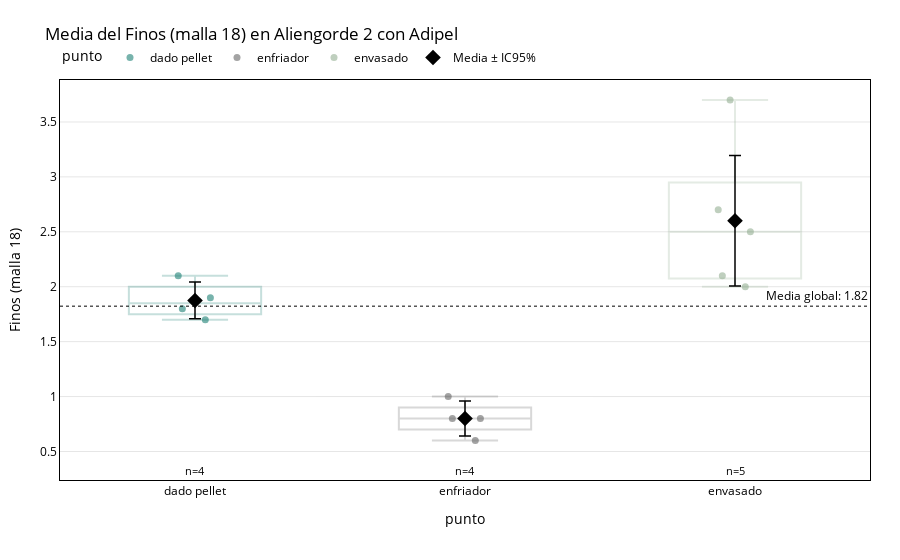

The notebook cell saved with this chart:
### Code cell
stripplot_con_medias_pro(
    con_punto,
    title='Media del Finos (malla 18) en Aliengorde 2 con Adipel',
    categoria="punto",
    values="Finos (malla 18)",
    #filename=f"{ROOT_IMAGEN}/stripplot_finos_18.html",
)

### Figure 1 — Plotly figure (JSON) as saved in the notebook; plotly's stock layout.template omitted (floating-point values rounded to 4 significant figures)
{"data": [{"alignmentgroup": "True", "boxpoints": "all", "fillcolor": "rgba(255,255,255,0)", "hoveron": "points", "hovertemplate": "<b>Finos (malla 18)</b>: %{y:.2f}<br>punto: %{x}<extra></extra>", "legendgroup": "dado pellet", "line": {"color": "rgba(255,255,255,0)"}, "marker": {"color": "#1C8074", "line": {"width": 0}, "opacity": 0.6, "size": 7}, "name": "dado pellet", "offsetgroup": "dado pellet", "orientation": "v", "pointpos": 0, "showlegend": true, "type": "box", "x": ["dado pellet", "dado pellet", "dado pellet", "dado pellet"], "x0": " ", "xaxis": "x", "y": [1.8, 1.7, 2.1, 1.9], "y0": " ", "yaxis": "y"}, {"alignmentgroup": "True", "boxpoints": "all", "fillcolor": "rgba(255,255,255,0)", "hoveron": "points", "hovertemplate": "<b>Finos (malla 18)</b>: %{y:.2f}<br>punto: %{x}<extra></extra>", "legendgroup": "enfriador", "line": {"color": "rgba(255,255,255,0)"}, "marker": {"color": "#666666", "line": {"width": 0}, "opacity": 0.6, "size": 7}, "name": "enfriador", "offsetgroup": "enfriador", "orientation": "v", "pointpos": 0, "showlegend": true, "type": "box", "x": ["enfriador", "enfriador", "enfriador", "enfriador"], "x0": " ", "xaxis": "x", "y": [1, 0.6, 0.8, 0.8], "y0": " ", "yaxis": "y"}, {"alignmentgroup": "True", "boxpoints": "all", "fillcolor": "rgba(255,255,255,0)", "hoveron": "points", "hovertemplate": "<b>Finos (malla 18)</b>: %{y:.2f}<br>punto: %{x}<extra></extra>", "legendgroup": "envasado", "line": {"color": "rgba(255,255,255,0)"}, "marker": {"color": "#94AF92", "line": {"width": 0}, "opacity": 0.6, "size": 7}, "name": "envasado", "offsetgroup": "envasado", "orientation": "v", "pointpos": 0, "showlegend": true, "type": "box", "x": ["envasado", "envasado", "envasado", "envasado", "envasado"], "x0": " ", "xaxis": "x", "y": [2.7, 2, 2.5, 2.1, 3.7], "y0": " ", "yaxis": "y"}, {"boxmean": false, "fillcolor": "rgba(0,0,0,0)", "line": {"color": "#1C8074"}, "marker": {"color": "#1C8074"}, "name": "dado pellet (IQR)", "opacity": 0.25, "showlegend": false, "type": "box", "x": ["dado pellet", "dado pellet", "dado pellet", "dado pellet"], "y": [1.8, 1.7, 2.1, 1.9]}, {"boxmean": false, "fillcolor": "rgba(0,0,0,0)", "line": {"color": "#666666"}, "marker": {"color": "#666666"}, "name": "enfriador (IQR)", "opacity": 0.25, "showlegend": false, "type": "box", "x": ["enfriador", "enfriador", "enfriador", "enfriador"], "y": [1, 0.6, 0.8, 0.8]}, {"boxmean": false, "fillcolor": "rgba(0,0,0,0)", "line": {"color": "#94AF92"}, "marker": {"color": "#94AF92"}, "name": "envasado (IQR)", "opacity": 0.25, "showlegend": false, "type": "box", "x": ["envasado", "envasado", "envasado", "envasado", "envasado"], "y": [2.7, 2, 2.5, 2.1, 3.7]}, {"customdata": [0.1674, 0.16, 0.5945], "error_y": {"array": [0.1674, 0.16, 0.5945], "color": "black", "thickness": 1.5, "type": "data", "width": 6}, "hovertemplate": "<b>Media</b>: %{y:.2f}<br>IC95%: ±%{customdata:.2f}<extra></extra>", "marker": {"color": "black", "size": 12, "symbol": "diamond"}, "mode": "markers", "name": "Media ± IC95%", "showlegend": true, "type": "scatter", "x": ["dado pellet", "enfriador", "envasado"], "y": [1.875, 0.8, 2.6]}], "layout": {"annotations": [{"font": {"color": "black"}, "showarrow": false, "text": "Media global: 1.82", "x": 1, "xanchor": "right", "xref": "x domain", "y": 1.823, "yanchor": "bottom", "yref": "y"}, {"font": {"color": "black", "size": 11}, "showarrow": false, "text": "n=4", "x": "dado pellet", "y": 0.6, "yshift": -30}, {"font": {"color": "black", "size": 11}, "showarrow": false, "text": "n=4", "x": "enfriador", "y": 0.6, "yshift": -30}, {"font": {"color": "black", "size": 11}, "showarrow": false, "text": "n=5", "x": "envasado", "y": 0.6, "yshift": -30}], "boxmode": "overlay", "font": {"color": "black"}, "legend": {"orientation": "h", "title": {"text": "punto"}, "tracegroupgap": 0, "x": 0, "xanchor": "left", "y": 1.02, "yanchor": "bottom"}, "margin": {"b": 80, "l": 60, "r": 30, "t": 80}, "paper_bgcolor": "rgba(0,0,0,0)", "plot_bgcolor": "rgba(0,0,0,0)", "shapes": [{"line": {"color": "black", "dash": "dot", "width": 1}, "type": "line", "x0": 0, "x1": 1, "xref": "x domain", "y0": 1.823, "y1": 1.823, "yref": "y"}], "title": {"text": "Media del Finos (malla 18) en Aliengorde 2 con Adipel"}, "xaxis": {"anchor": "y", "categoryarray": ["dado pellet", "enfriador", "envasado", null], "categoryorder": "array", "domain": [0, 1], "linecolor": "black", "mirror": true, "showline": true, "title": {"text": "punto"}}, "yaxis": {"anchor": "x", "domain": [0, 1], "gridcolor": "rgba(0,0,0,0.1)", "linecolor": "black", "mirror": true, "showline": true, "title": {"text": "Finos (malla 18)"}}}}
